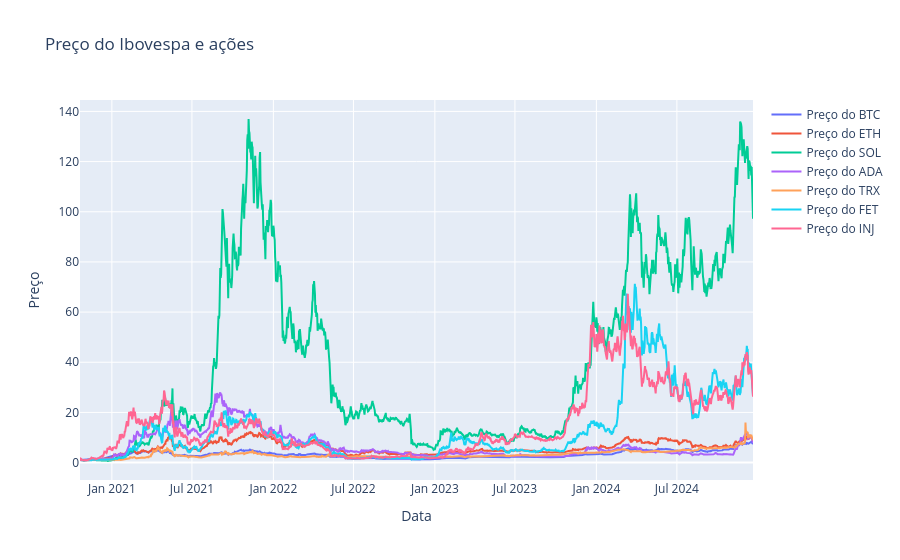

The code cell stored with this chart in its notebook:
### Code cell
# Cria um gráfico de linha usando o Plotly
fig = go.Figure()
for cryptos in cryptos_df.columns:
#fig.add_trace(go.Scatter(x=cryptos_df.index, y=cryptos_df['IBOV'], mode='lines', name='Preço do Ibovespa'))
#fig.add_trace(go.Scatter(x=cryptos_df.index, y=cryptos_df['B3SA3'], mode='lines', name='Preço do B3SA3'))
    fig.add_trace(go.Scatter(x=cryptos_df_normalized.index, y=cryptos_df_normalized[cryptos], mode='lines', name=f'Preço do {cryptos}'))

# Configura o layout do gráfico
fig.update_layout(
    title='Preço do Ibovespa e ações',
    xaxis_title='Data',
    yaxis_title='Preço',
    showlegend=True
)

# Exibe o gráfico
fig.show()

### Figure 1 — Plotly figure (JSON) as saved in the notebook; plotly's stock layout.template omitted (floating-point values rounded to 4 significant figures; data arrays with more than 128 entries replaced by an {"elided": "..."} marker saying what was removed)
{"data": [{"mode": "lines", "name": "Preço do BTC", "type": "scatter", "x": {"elided": "1522 str values"}, "y": {"elided": "1522 float values"}}, {"mode": "lines", "name": "Preço do ETH", "type": "scatter", "x": {"elided": "1522 str values"}, "y": {"elided": "1522 float values"}}, {"mode": "lines", "name": "Preço do SOL", "type": "scatter", "x": {"elided": "1522 str values"}, "y": {"elided": "1522 float values"}}, {"mode": "lines", "name": "Preço do ADA", "type": "scatter", "x": {"elided": "1522 str values"}, "y": {"elided": "1522 float values"}}, {"mode": "lines", "name": "Preço do TRX", "type": "scatter", "x": {"elided": "1522 str values"}, "y": {"elided": "1522 float values"}}, {"mode": "lines", "name": "Preço do FET", "type": "scatter", "x": {"elided": "1522 str values"}, "y": {"elided": "1522 float values"}}, {"mode": "lines", "name": "Preço do INJ", "type": "scatter", "x": {"elided": "1522 str values"}, "y": {"elided": "1522 float values"}}], "layout": {"showlegend": true, "title": {"text": "Preço do Ibovespa e ações"}, "xaxis": {"title": {"text": "Data"}}, "yaxis": {"title": {"text": "Preço"}}}}
